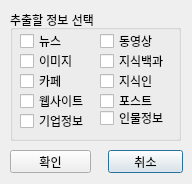
<?xml version="1.0" encoding="UTF-8"?>
<ui version="4.0">
 <class>Save_Setting_Dialog</class>
 <widget class="QDialog" name="Save_Setting_Dialog">
  <property name="geometry">
   <rect>
    <x>0</x>
    <y>0</y>
    <width>192</width>
    <height>184</height>
   </rect>
  </property>
  <property name="sizePolicy">
   <sizepolicy hsizetype="Fixed" vsizetype="Fixed">
    <horstretch>192</horstretch>
    <verstretch>184</verstretch>
   </sizepolicy>
  </property>
  <property name="minimumSize">
   <size>
    <width>192</width>
    <height>184</height>
   </size>
  </property>
  <property name="maximumSize">
   <size>
    <width>192</width>
    <height>184</height>
   </size>
  </property>
  <property name="windowTitle">
   <string>저장정보설정</string>
  </property>
  <property name="windowIcon">
   <iconset>
    <normaloff>../lib/resource/setting_icon.png</normaloff>../lib/resource/setting_icon.png</iconset>
  </property>
  <widget class="QGroupBox" name="groupBox">
   <property name="geometry">
    <rect>
     <x>10</x>
     <y>10</y>
     <width>171</width>
     <height>131</height>
    </rect>
   </property>
   <property name="sizePolicy">
    <sizepolicy hsizetype="Fixed" vsizetype="Preferred">
     <horstretch>81</horstretch>
     <verstretch>16</verstretch>
    </sizepolicy>
   </property>
   <property name="minimumSize">
    <size>
     <width>81</width>
     <height>16</height>
    </size>
   </property>
   <property name="title">
    <string>추출할 정보 선택</string>
   </property>
   <widget class="QCheckBox" name="Check_News">
    <property name="geometry">
     <rect>
      <x>10</x>
      <y>20</y>
      <width>81</width>
      <height>22</height>
     </rect>
    </property>
    <property name="sizePolicy">
     <sizepolicy hsizetype="Fixed" vsizetype="Fixed">
      <horstretch>81</horstretch>
      <verstretch>16</verstretch>
     </sizepolicy>
    </property>
    <property name="minimumSize">
     <size>
      <width>81</width>
      <height>16</height>
     </size>
    </property>
    <property name="text">
     <string>뉴스</string>
    </property>
   </widget>
   <widget class="QCheckBox" name="Check_Image">
    <property name="geometry">
     <rect>
      <x>10</x>
      <y>40</y>
      <width>81</width>
      <height>22</height>
     </rect>
    </property>
    <property name="sizePolicy">
     <sizepolicy hsizetype="Fixed" vsizetype="Fixed">
      <horstretch>81</horstretch>
      <verstretch>16</verstretch>
     </sizepolicy>
    </property>
    <property name="minimumSize">
     <size>
      <width>81</width>
      <height>16</height>
     </size>
    </property>
    <property name="text">
     <string>이미지</string>
    </property>
   </widget>
   <widget class="QCheckBox" name="Check_Cafe">
    <property name="geometry">
     <rect>
      <x>10</x>
      <y>60</y>
      <width>81</width>
      <height>22</height>
     </rect>
    </property>
    <property name="sizePolicy">
     <sizepolicy hsizetype="Fixed" vsizetype="Fixed">
      <horstretch>81</horstretch>
      <verstretch>16</verstretch>
     </sizepolicy>
    </property>
    <property name="minimumSize">
     <size>
      <width>81</width>
      <height>16</height>
     </size>
    </property>
    <property name="text">
     <string>카페</string>
    </property>
   </widget>
   <widget class="QCheckBox" name="Check_Website">
    <property name="geometry">
     <rect>
      <x>10</x>
      <y>80</y>
      <width>81</width>
      <height>22</height>
     </rect>
    </property>
    <property name="sizePolicy">
     <sizepolicy hsizetype="Fixed" vsizetype="Fixed">
      <horstretch>81</horstretch>
      <verstretch>16</verstretch>
     </sizepolicy>
    </property>
    <property name="minimumSize">
     <size>
      <width>81</width>
      <height>16</height>
     </size>
    </property>
    <property name="text">
     <string>웹사이트</string>
    </property>
   </widget>
   <widget class="QCheckBox" name="Check_Company">
    <property name="geometry">
     <rect>
      <x>10</x>
      <y>100</y>
      <width>81</width>
      <height>22</height>
     </rect>
    </property>
    <property name="sizePolicy">
     <sizepolicy hsizetype="Fixed" vsizetype="Fixed">
      <horstretch>81</horstretch>
      <verstretch>16</verstretch>
     </sizepolicy>
    </property>
    <property name="minimumSize">
     <size>
      <width>81</width>
      <height>16</height>
     </size>
    </property>
    <property name="text">
     <string>기업정보</string>
    </property>
   </widget>
   <widget class="QCheckBox" name="Check_Video">
    <property name="geometry">
     <rect>
      <x>90</x>
      <y>20</y>
      <width>81</width>
      <height>22</height>
     </rect>
    </property>
    <property name="sizePolicy">
     <sizepolicy hsizetype="Fixed" vsizetype="Fixed">
      <horstretch>81</horstretch>
      <verstretch>16</verstretch>
     </sizepolicy>
    </property>
    <property name="minimumSize">
     <size>
      <width>81</width>
      <height>16</height>
     </size>
    </property>
    <property name="text">
     <string>동영상</string>
    </property>
   </widget>
   <widget class="QCheckBox" name="Check_Wiki">
    <property name="geometry">
     <rect>
      <x>90</x>
      <y>40</y>
      <width>81</width>
      <height>22</height>
     </rect>
    </property>
    <property name="sizePolicy">
     <sizepolicy hsizetype="Fixed" vsizetype="Fixed">
      <horstretch>81</horstretch>
      <verstretch>16</verstretch>
     </sizepolicy>
    </property>
    <property name="minimumSize">
     <size>
      <width>81</width>
      <height>16</height>
     </size>
    </property>
    <property name="text">
     <string>지식백과</string>
    </property>
   </widget>
   <widget class="QCheckBox" name="Check_Q">
    <property name="geometry">
     <rect>
      <x>90</x>
      <y>60</y>
      <width>81</width>
      <height>22</height>
     </rect>
    </property>
    <property name="sizePolicy">
     <sizepolicy hsizetype="Fixed" vsizetype="Fixed">
      <horstretch>81</horstretch>
      <verstretch>16</verstretch>
     </sizepolicy>
    </property>
    <property name="minimumSize">
     <size>
      <width>81</width>
      <height>16</height>
     </size>
    </property>
    <property name="text">
     <string>지식인</string>
    </property>
   </widget>
   <widget class="QCheckBox" name="Check_Post">
    <property name="geometry">
     <rect>
      <x>90</x>
      <y>80</y>
      <width>81</width>
      <height>22</height>
     </rect>
    </property>
    <property name="sizePolicy">
     <sizepolicy hsizetype="Fixed" vsizetype="Fixed">
      <horstretch>81</horstretch>
      <verstretch>16</verstretch>
     </sizepolicy>
    </property>
    <property name="minimumSize">
     <size>
      <width>81</width>
      <height>16</height>
     </size>
    </property>
    <property name="text">
     <string>포스트</string>
    </property>
   </widget>
   <widget class="QCheckBox" name="Check_PInfo">
    <property name="geometry">
     <rect>
      <x>90</x>
      <y>100</y>
      <width>81</width>
      <height>16</height>
     </rect>
    </property>
    <property name="sizePolicy">
     <sizepolicy hsizetype="Fixed" vsizetype="Fixed">
      <horstretch>81</horstretch>
      <verstretch>16</verstretch>
     </sizepolicy>
    </property>
    <property name="minimumSize">
     <size>
      <width>81</width>
      <height>16</height>
     </size>
    </property>
    <property name="maximumSize">
     <size>
      <width>81</width>
      <height>16</height>
     </size>
    </property>
    <property name="text">
     <string>인물정보</string>
    </property>
   </widget>
  </widget>
  <widget class="QPushButton" name="Cancel_btn">
   <property name="geometry">
    <rect>
     <x>108</x>
     <y>150</y>
     <width>75</width>
     <height>23</height>
    </rect>
   </property>
   <property name="text">
    <string>취소</string>
   </property>
  </widget>
  <widget class="QPushButton" name="Accept_btn">
   <property name="geometry">
    <rect>
     <x>10</x>
     <y>150</y>
     <width>81</width>
     <height>23</height>
    </rect>
   </property>
   <property name="text">
    <string>확인</string>
   </property>
  </widget>
 </widget>
 <resources/>
 <connections/>
</ui>
